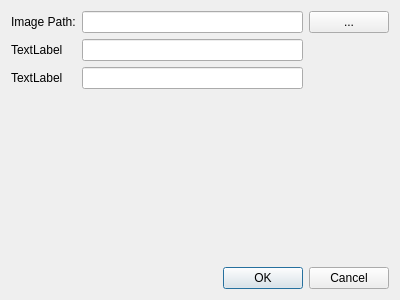
<?xml version="1.0" encoding="UTF-8"?>
<ui version="4.0">
 <class>SettingsDialog</class>
 <widget class="QDialog" name="SettingsDialog">
  <property name="geometry">
   <rect>
    <x>0</x>
    <y>0</y>
    <width>400</width>
    <height>300</height>
   </rect>
  </property>
  <property name="windowTitle">
   <string>Dialog</string>
  </property>
  <layout class="QVBoxLayout" name="verticalLayout">
   <item>
    <layout class="QGridLayout" name="gridLayout">
     <item row="0" column="1">
      <widget class="QLineEdit" name="lineEditImagePath"/>
     </item>
     <item row="1" column="0">
      <widget class="QLabel" name="label_2">
       <property name="text">
        <string>TextLabel</string>
       </property>
      </widget>
     </item>
     <item row="0" column="0">
      <widget class="QLabel" name="label">
       <property name="text">
        <string>Image Path:</string>
       </property>
      </widget>
     </item>
     <item row="1" column="1">
      <widget class="QLineEdit" name="lineEdit_2"/>
     </item>
     <item row="2" column="0">
      <widget class="QLabel" name="label_3">
       <property name="text">
        <string>TextLabel</string>
       </property>
      </widget>
     </item>
     <item row="2" column="1">
      <widget class="QLineEdit" name="lineEdit_3"/>
     </item>
     <item row="0" column="2">
      <widget class="QPushButton" name="buttonBrowseImagePath">
       <property name="sizePolicy">
        <sizepolicy hsizetype="Maximum" vsizetype="Fixed">
         <horstretch>0</horstretch>
         <verstretch>0</verstretch>
        </sizepolicy>
       </property>
       <property name="text">
        <string>...</string>
       </property>
      </widget>
     </item>
    </layout>
   </item>
   <item>
    <spacer name="verticalSpacer">
     <property name="orientation">
      <enum>Qt::Vertical</enum>
     </property>
     <property name="sizeHint" stdset="0">
      <size>
       <width>20</width>
       <height>40</height>
      </size>
     </property>
    </spacer>
   </item>
   <item>
    <widget class="QDialogButtonBox" name="buttonBox">
     <property name="orientation">
      <enum>Qt::Horizontal</enum>
     </property>
     <property name="standardButtons">
      <set>QDialogButtonBox::Cancel|QDialogButtonBox::Ok</set>
     </property>
    </widget>
   </item>
  </layout>
 </widget>
 <resources/>
 <connections>
  <connection>
   <sender>buttonBox</sender>
   <signal>accepted()</signal>
   <receiver>SettingsDialog</receiver>
   <slot>accept()</slot>
   <hints>
    <hint type="sourcelabel">
     <x>227</x>
     <y>271</y>
    </hint>
    <hint type="destinationlabel">
     <x>157</x>
     <y>274</y>
    </hint>
   </hints>
  </connection>
  <connection>
   <sender>buttonBox</sender>
   <signal>rejected()</signal>
   <receiver>SettingsDialog</receiver>
   <slot>reject()</slot>
   <hints>
    <hint type="sourcelabel">
     <x>316</x>
     <y>260</y>
    </hint>
    <hint type="destinationlabel">
     <x>286</x>
     <y>274</y>
    </hint>
   </hints>
  </connection>
 </connections>
</ui>
